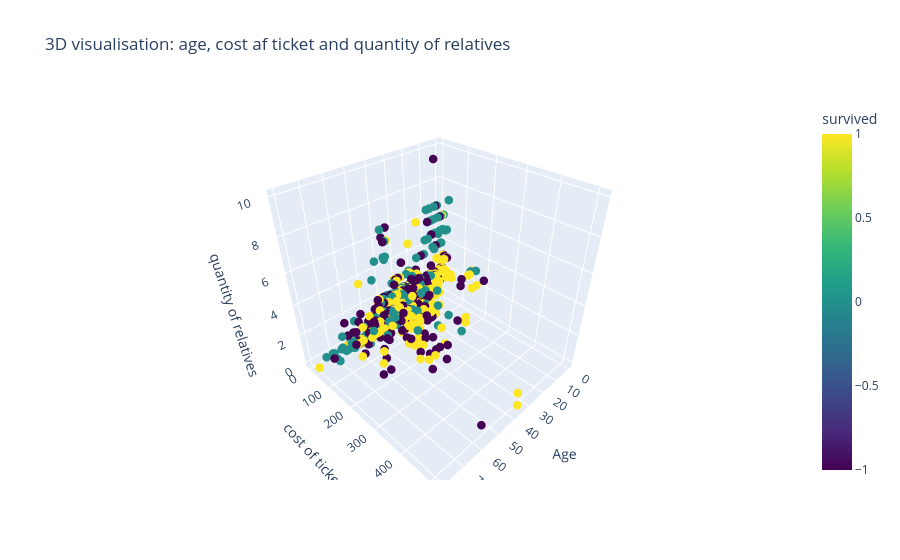

The notebook cell this image was saved under:
### Markdown cell above
### 3.7. 3D Scatter Plot (Interactive)
3D visualization comparing Age, Ticket Cost, and Number of Relatives.

### Code cell
import plotly.graph_objects as go
dat_fr['Survived'] = pd.Categorical(dat_fr['Survived'])

graph7 = go.Figure(data = [go.Scatter3d(x = dat_fr['Age'], y = dat_fr['Fare'], z = dat_fr['allRelatives'], mode = 'markers',
    marker=dict(size = 5, color = dat_fr ['Survived'].cat.codes, colorscale = 'Viridis', showscale = True, colorbar =dict (title="survived")), text = dat_fr['Name'], hovertemplate='<b>%{text}</b><br>age: %{x}<br>cost: %{y}<br>relatives: %{z}<extra></extra>')])

graph7.update_layout(title='3D visualisation: age, cost af ticket and quantity of relatives',
    scene = dict(xaxis_title = 'Age', yaxis_title = 'cost of ticket', zaxis_title = 'quantity of relatives'))
graph7.show()

### Figure 1 — Plotly figure (JSON) as saved in the notebook; plotly's stock layout.template omitted (floating-point values rounded to 4 significant figures; data arrays with more than 128 entries replaced by an {"elided": "..."} marker saying what was removed)
{"data": [{"hovertemplate": "<b>%{text}</b><br>age: %{x}<br>cost: %{y}<br>relatives: %{z}<extra></extra>", "marker": {"color": {"elided": "1309 int values"}, "colorbar": {"title": {"text": "survived"}}, "colorscale": [[0.0, "#440154"], [0.1111, "#482878"], [0.2222, "#3e4989"], [0.3333, "#31688e"], [0.4444, "#26828e"], [0.5556, "#1f9e89"], [0.6667, "#35b779"], [0.7778, "#6ece58"], [0.8889, "#b5de2b"], [1.0, "#fde725"]], "showscale": true, "size": 5}, "mode": "markers", "text": {"elided": "1309 str values"}, "x": {"elided": "1309 float values"}, "y": {"elided": "1309 float values"}, "z": {"elided": "1309 int values"}, "type": "scatter3d"}], "layout": {"title": {"text": "3D visualisation: age, cost af ticket and quantity of relatives"}, "scene": {"xaxis": {"title": {"text": "Age"}}, "yaxis": {"title": {"text": "cost of ticket"}}, "zaxis": {"title": {"text": "quantity of relatives"}}}}}
